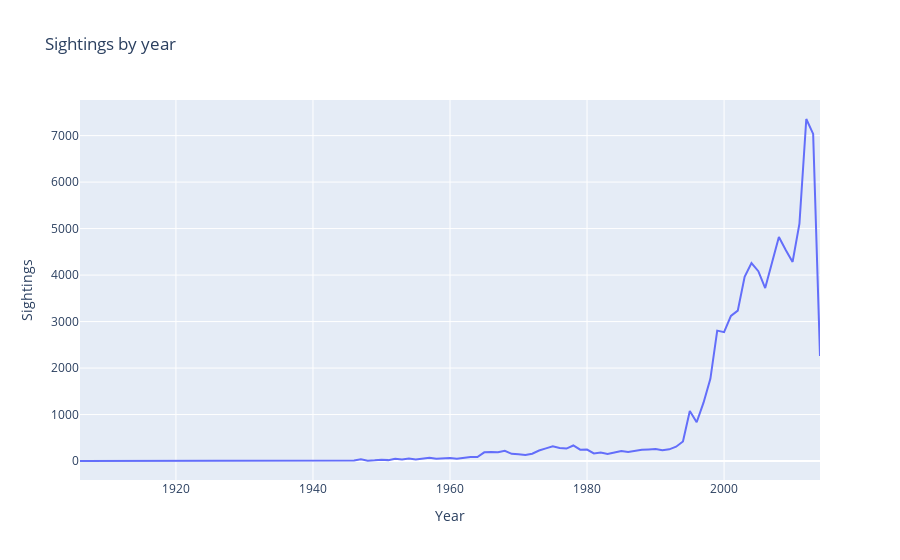

Source (notebook cell):
### Code cell
data_by_year=data.groupby(data["date-time"].dt.year).count()
fig2 = px.line(data_by_year, x=data_by_year.index, y="date-time", title='Sightings by year', labels={"index": "Year", "date-time":"Sightings"})
fig2.show()

### Figure 1 — Plotly figure (JSON) as saved in the notebook; plotly's stock layout.template omitted (floating-point values rounded to 4 significant figures)
{"data": [{"hovertemplate": "Year=%{x}<br>Sightings=%{y}<extra></extra>", "legendgroup": "", "line": {"color": "#636efa", "dash": "solid"}, "mode": "lines", "name": "", "orientation": "v", "showlegend": false, "type": "scatter", "x": [1906, 1910, 1916, 1920, 1925, 1929, 1930, 1931, 1933, 1934, 1936, 1937, 1939, 1941, 1942, 1943, 1944, 1945, 1946, 1947, 1948, 1949, 1950, 1951, 1952, 1953, 1954, 1955, 1956, 1957, 1958, 1959, 1960, 1961, 1962, 1963, 1964, 1965, 1966, 1967, 1968, 1969, 1970, 1971, 1972, 1973, 1974, 1975, 1976, 1977, 1978, 1979, 1980, 1981, 1982, 1983, 1984, 1985, 1986, 1987, 1988, 1989, 1990, 1991, 1992, 1993, 1994, 1995, 1996, 1997, 1998, 1999, 2000, 2001, 2002, 2003, 2004, 2005, 2006, 2007, 2008, 2009, 2010, 2011, 2012, 2013, 2014], "xaxis": "x", "y": [1, 2, 1, 1, 1, 1, 1, 2, 1, 1, 2, 2, 3, 1, 2, 9, 9, 9, 10, 37, 8, 16, 28, 20, 49, 33, 53, 32, 45, 72, 47, 50, 66, 48, 73, 86, 88, 188, 193, 188, 220, 155, 147, 130, 158, 226, 272, 319, 279, 268, 335, 245, 246, 164, 183, 153, 186, 218, 193, 223, 241, 251, 259, 234, 252, 309, 421, 1078, 834, 1255, 1767, 2805, 2772, 3122, 3235, 3962, 4257, 4083, 3721, 4269, 4820, 4541, 4283, 5107, 7357, 7037, 2260], "yaxis": "y"}], "layout": {"legend": {"tracegroupgap": 0}, "title": {"text": "Sightings by year"}, "xaxis": {"anchor": "y", "domain": [0, 1], "title": {"text": "Year"}}, "yaxis": {"anchor": "x", "domain": [0, 1], "title": {"text": "Sightings"}}}}
